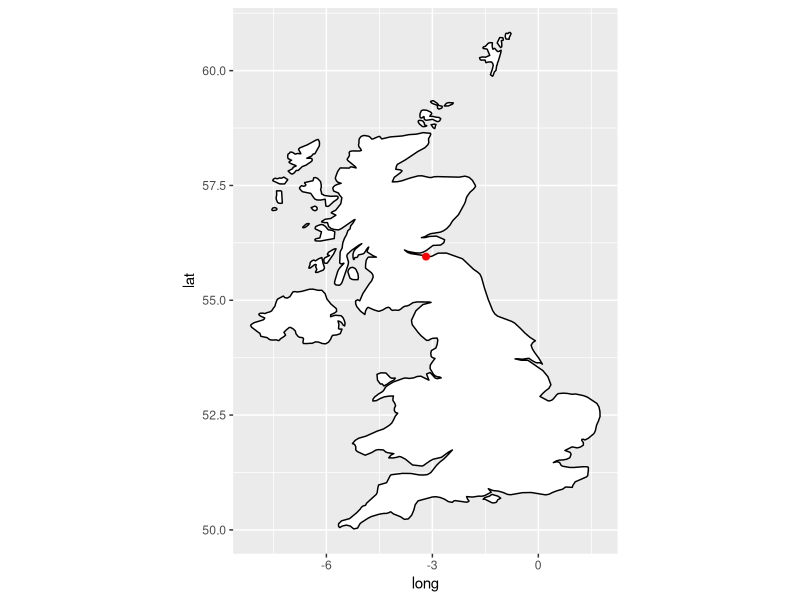

R code for this plot:
#!/usr/bin/env Rscript
# Dom Smith <dosmith@cern.ch>

library('plyr', warn.conflicts = FALSE, quietly = TRUE)
library(ggplot2)
library(tidyverse)

##__________________________________________________________________||
savePlot <- function(myPlot) {
	 pdf("GB.pdf")
	 print(myPlot)
	 dev.off()
	 }
	 
##__________________________________________________________________||
main <- function()
     {
     gb <- map_data(map = "world", region = "UK")
     sf <- data.frame(long=c(-3.18),lat=(55.95),names=c("Edinburgh"),group=0,stringsAsFactors = FALSE)
     p  <- ggplot(gb, aes(long, lat, group = group)) + geom_polygon(fill = "white", colour = "black") + coord_fixed(1.3)
     plot <- p +  geom_point(data=sf, aes(x=long, y=lat), color="red",size=2)
     savePlot(plot)
}    

##__________________________________________________________________||
main()